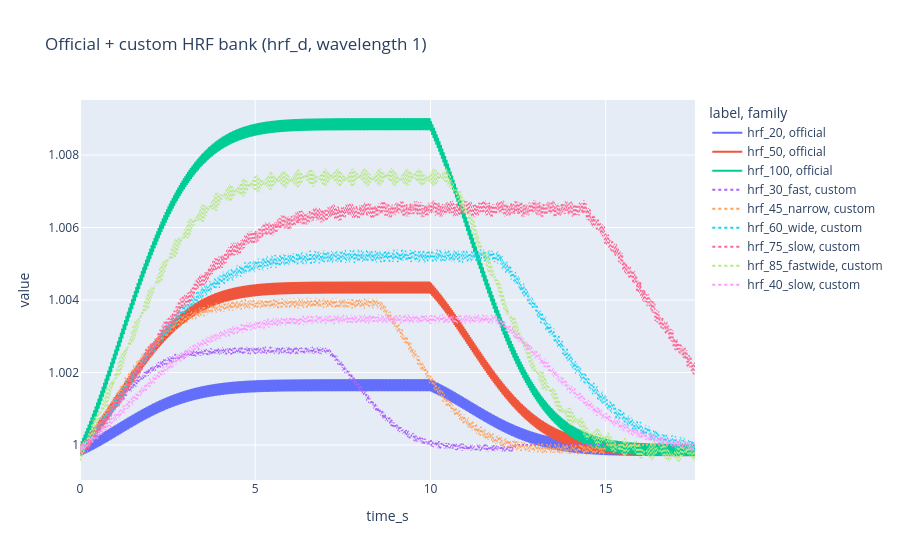

Here is the notebook cell this chart was saved with:
### Code cell
plot_rows = []

for label in ["hrf_20", "hrf_50", "hrf_100"]:
    h = scipy.io.loadmat(HRF_DIR / f"{label}.mat", squeeze_me=True, struct_as_record=False)["hrf"]
    t = np.asarray(h.t_hrf, dtype=float).reshape(-1)
    d = np.asarray(h.hrf_d, dtype=float)
    for tt, yy in zip(t, d[:, 0]):
        plot_rows.append({"time_s": tt, "value": yy, "label": label, "family": "official"})

for spec in custom_specs:
    h = scipy.io.loadmat(CUSTOM_OUT / f"{spec['label']}.mat", squeeze_me=True, struct_as_record=False)["hrf"]
    t = np.asarray(h.t_hrf, dtype=float).reshape(-1)
    d = np.asarray(h.hrf_d, dtype=float)
    for tt, yy in zip(t, d[:, 0]):
        plot_rows.append({"time_s": tt, "value": yy, "label": spec["label"], "family": "custom"})

plot_df = pd.DataFrame(plot_rows)

fig = px.line(
    plot_df,
    x="time_s",
    y="value",
    color="label",
    line_dash="family",
    title="Official + custom HRF bank (hrf_d, wavelength 1)",
)
fig.show()

### Figure 1 — Plotly figure (JSON) as saved in the notebook; plotly's stock layout.template omitted (floating-point values rounded to 4 significant figures; data arrays with more than 128 entries replaced by an {"elided": "..."} marker saying what was removed)
{"data": [{"hovertemplate": "label=hrf_20<br>family=official<br>time_s=%{x}<br>value=%{y}<extra></extra>", "legendgroup": "hrf_20, official", "line": {"color": "#636efa", "dash": "solid"}, "marker": {"symbol": "circle"}, "mode": "lines", "name": "hrf_20, official", "showlegend": true, "type": "scattergl", "x": {"elided": "880 float values"}, "xaxis": "x", "y": {"elided": "880 float values"}, "yaxis": "y"}, {"hovertemplate": "label=hrf_50<br>family=official<br>time_s=%{x}<br>value=%{y}<extra></extra>", "legendgroup": "hrf_50, official", "line": {"color": "#EF553B", "dash": "solid"}, "marker": {"symbol": "circle"}, "mode": "lines", "name": "hrf_50, official", "showlegend": true, "type": "scattergl", "x": {"elided": "880 float values"}, "xaxis": "x", "y": {"elided": "880 float values"}, "yaxis": "y"}, {"hovertemplate": "label=hrf_100<br>family=official<br>time_s=%{x}<br>value=%{y}<extra></extra>", "legendgroup": "hrf_100, official", "line": {"color": "#00cc96", "dash": "solid"}, "marker": {"symbol": "circle"}, "mode": "lines", "name": "hrf_100, official", "showlegend": true, "type": "scattergl", "x": {"elided": "880 float values"}, "xaxis": "x", "y": {"elided": "880 float values"}, "yaxis": "y"}, {"hovertemplate": "label=hrf_30_fast<br>family=custom<br>time_s=%{x}<br>value=%{y}<extra></extra>", "legendgroup": "hrf_30_fast, custom", "line": {"color": "#ab63fa", "dash": "dot"}, "marker": {"symbol": "circle"}, "mode": "lines", "name": "hrf_30_fast, custom", "showlegend": true, "type": "scattergl", "x": {"elided": "880 float values"}, "xaxis": "x", "y": {"elided": "880 float values"}, "yaxis": "y"}, {"hovertemplate": "label=hrf_45_narrow<br>family=custom<br>time_s=%{x}<br>value=%{y}<extra></extra>", "legendgroup": "hrf_45_narrow, custom", "line": {"color": "#FFA15A", "dash": "dot"}, "marker": {"symbol": "circle"}, "mode": "lines", "name": "hrf_45_narrow, custom", "showlegend": true, "type": "scattergl", "x": {"elided": "880 float values"}, "xaxis": "x", "y": {"elided": "880 float values"}, "yaxis": "y"}, {"hovertemplate": "label=hrf_60_wide<br>family=custom<br>time_s=%{x}<br>value=%{y}<extra></extra>", "legendgroup": "hrf_60_wide, custom", "line": {"color": "#19d3f3", "dash": "dot"}, "marker": {"symbol": "circle"}, "mode": "lines", "name": "hrf_60_wide, custom", "showlegend": true, "type": "scattergl", "x": {"elided": "880 float values"}, "xaxis": "x", "y": {"elided": "880 float values"}, "yaxis": "y"}, {"hovertemplate": "label=hrf_75_slow<br>family=custom<br>time_s=%{x}<br>value=%{y}<extra></extra>", "legendgroup": "hrf_75_slow, custom", "line": {"color": "#FF6692", "dash": "dot"}, "marker": {"symbol": "circle"}, "mode": "lines", "name": "hrf_75_slow, custom", "showlegend": true, "type": "scattergl", "x": {"elided": "880 float values"}, "xaxis": "x", "y": {"elided": "880 float values"}, "yaxis": "y"}, {"hovertemplate": "label=hrf_85_fastwide<br>family=custom<br>time_s=%{x}<br>value=%{y}<extra></extra>", "legendgroup": "hrf_85_fastwide, custom", "line": {"color": "#B6E880", "dash": "dot"}, "marker": {"symbol": "circle"}, "mode": "lines", "name": "hrf_85_fastwide, custom", "showlegend": true, "type": "scattergl", "x": {"elided": "880 float values"}, "xaxis": "x", "y": {"elided": "880 float values"}, "yaxis": "y"}, {"hovertemplate": "label=hrf_40_slow<br>family=custom<br>time_s=%{x}<br>value=%{y}<extra></extra>", "legendgroup": "hrf_40_slow, custom", "line": {"color": "#FF97FF", "dash": "dot"}, "marker": {"symbol": "circle"}, "mode": "lines", "name": "hrf_40_slow, custom", "showlegend": true, "type": "scattergl", "x": {"elided": "880 float values"}, "xaxis": "x", "y": {"elided": "880 float values"}, "yaxis": "y"}], "layout": {"legend": {"title": {"text": "label, family"}, "tracegroupgap": 0}, "title": {"text": "Official + custom HRF bank (hrf_d, wavelength 1)"}, "xaxis": {"anchor": "y", "domain": [0, 1], "title": {"text": "time_s"}}, "yaxis": {"anchor": "x", "domain": [0, 1], "title": {"text": "value"}}}}
